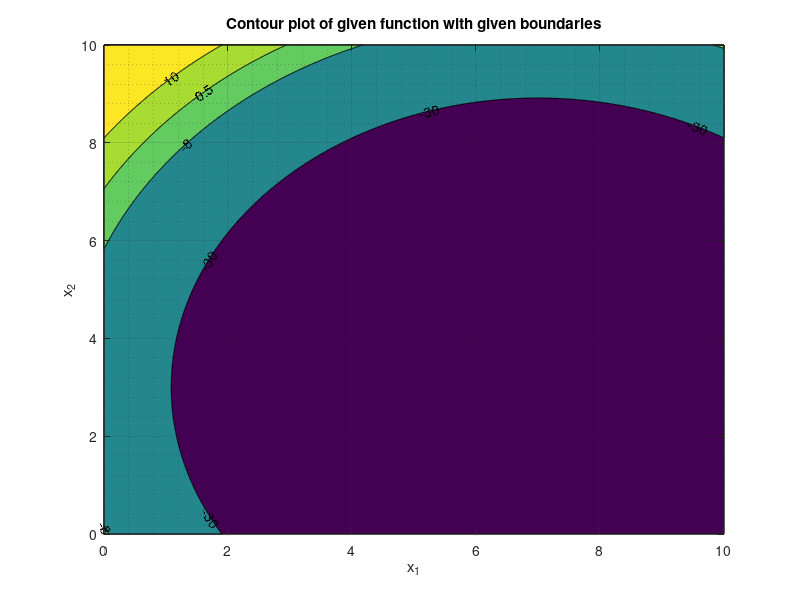

Here is the MATLAB script that generated this plot:
clear; clc;
upperLimit = 10;
lowerLimit = 0;
resolution = 0.01;

[x1 x2] = meshgrid(lowerLimit:resolution:upperLimit);

% Objective function
f = @(x,y) -14*x + x.^2 -6*y + y.^2 - 7;

fValues = f(x1,x2);


% Contour values
v = [-65,-30,-8,0.5,10]';

[C,h] = contourf(x1,x2,fValues,v);
clabel(C,h,v);
xlabel('x_1');ylabel('x_2');grid on; grid minor;
title('Contour plot of given function with given boundaries')
